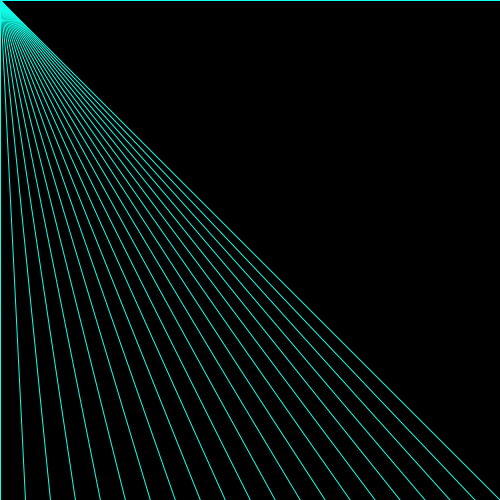
Frame 1 (no input)
Frame 60 (the mouse pressed at the canvas centre just before this capture): identical to frame 1, image omitted
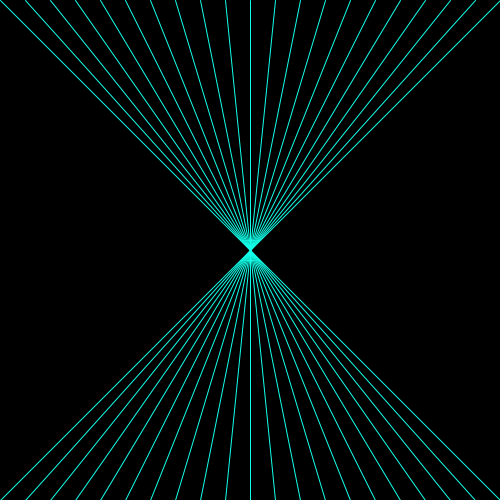
Frame 120 (the mouse held since frame 60 and released just before this capture)

The Processing sketch that drew these frames (run headless with seeded random() and noise(); from frame 60 on, the mouse is pressed at the canvas centre):

// Processing sketch: processing_69669
// ── processing_69669.pde

int numLines = 20;
int distance;

void setup()
{
  size(500, 500);
  smooth();
  noFill();
  stroke(18, 255, 233);
  distance = width / numLines;
}


void draw()
{
  background(0);
  for (int l = 0; l <= numLines; l ++) {
  line(l*distance, 0, mouseX, mouseY);
  line(l*distance, width, mouseX, mouseY);
  }
}
